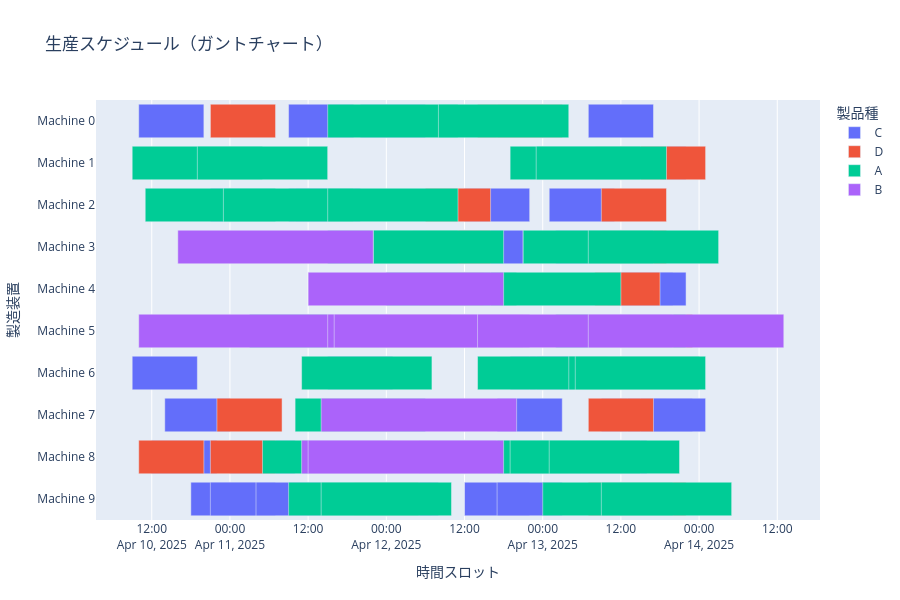

Notebook cell for this chart:
### Code cell
df = get_result_df(decoded.sample, machines, T, products, process_times)
gannt_chart(df)

### Figure 1 — Plotly figure (JSON) as saved in the notebook; plotly's stock layout.template omitted (floating-point values rounded to 4 significant figures)
{"data": [{"alignmentgroup": "True", "base": ["2025-04-10T10:00:00", "2025-04-11T09:00:00", "2025-04-11T20:00:00", "2025-04-13T07:00:00", "2025-04-13T12:00:00", "2025-04-10T21:00:00", "2025-04-11T09:00:00", "2025-04-11T10:00:00", "2025-04-12T12:00:00", "2025-04-13T01:00:00", "2025-04-12T04:00:00", "2025-04-12T11:00:00", "2025-04-13T02:00:00", "2025-04-13T10:00:00", "2025-04-13T12:00:00", "2025-04-11T20:00:00", "2025-04-10T09:00:00", "2025-04-11T15:00:00", "2025-04-12T19:00:00", "2025-04-12T22:00:00", "2025-04-12T23:00:00", "2025-04-10T14:00:00", "2025-04-12T17:00:00", "2025-04-13T09:00:00", "2025-04-13T13:00:00", "2025-04-13T15:00:00", "2025-04-10T12:00:00", "2025-04-11T00:00:00", "2025-04-12T05:00:00", "2025-04-12T13:00:00", "2025-04-12T23:00:00", "2025-04-13T05:00:00", "2025-04-13T06:00:00", "2025-04-10T18:00:00", "2025-04-10T21:00:00", "2025-04-11T04:00:00", "2025-04-11T21:00:00", "2025-04-11T22:00:00", "2025-04-12T12:00:00", "2025-04-12T17:00:00"], "hovertemplate": "製品種=C<br>Start=%{base}<br>Finish=%{x}<br>Machine=%{y}<extra></extra>", "legendgroup": "C", "marker": {"color": "#636efa", "pattern": {"shape": ""}}, "name": "C", "offsetgroup": "C", "orientation": "h", "showlegend": true, "textposition": "auto", "type": "bar", "x": [36000000, 36000000, 36000000, 36000000, 36000000, 36000000, 36000000, 36000000, 36000000, 36000000, 36000000, 36000000, 36000000, 36000000, 36000000, 36000000, 36000000, 36000000, 36000000, 36000000, 36000000, 36000000, 36000000, 36000000, 36000000, 36000000, 36000000, 36000000, 36000000, 36000000, 36000000, 36000000, 36000000, 36000000, 36000000, 36000000, 36000000, 36000000, 36000000, 36000000], "xaxis": "x", "y": ["Machine 0", "Machine 0", "Machine 0", "Machine 0", "Machine 1", "Machine 2", "Machine 2", "Machine 2", "Machine 2", "Machine 2", "Machine 3", "Machine 3", "Machine 3", "Machine 4", "Machine 4", "Machine 5", "Machine 6", "Machine 6", "Machine 6", "Machine 6", "Machine 6", "Machine 7", "Machine 7", "Machine 7", "Machine 7", "Machine 7", "Machine 8", "Machine 8", "Machine 8", "Machine 8", "Machine 8", "Machine 8", "Machine 8", "Machine 9", "Machine 9", "Machine 9", "Machine 9", "Machine 9", "Machine 9", "Machine 9"], "yaxis": "y"}, {"alignmentgroup": "True", "base": ["2025-04-10T21:00:00", "2025-04-12T14:00:00", "2025-04-12T17:00:00", "2025-04-13T08:00:00", "2025-04-13T15:00:00", "2025-04-12T06:00:00", "2025-04-13T09:00:00", "2025-04-12T06:00:00", "2025-04-13T09:00:00", "2025-04-12T05:00:00", "2025-04-13T08:00:00", "2025-04-12T00:00:00", "2025-04-13T13:00:00", "2025-04-10T22:00:00", "2025-04-13T07:00:00", "2025-04-10T10:00:00", "2025-04-10T21:00:00", "2025-04-11T19:00:00", "2025-04-13T07:00:00", "2025-04-13T12:00:00"], "hovertemplate": "製品種=D<br>Start=%{base}<br>Finish=%{x}<br>Machine=%{y}<extra></extra>", "legendgroup": "D", "marker": {"color": "#EF553B", "pattern": {"shape": ""}}, "name": "D", "offsetgroup": "D", "orientation": "h", "showlegend": true, "textposition": "auto", "type": "bar", "x": [36000000, 36000000, 36000000, 36000000, 36000000, 36000000, 36000000, 36000000, 36000000, 36000000, 36000000, 36000000, 36000000, 36000000, 36000000, 36000000, 36000000, 36000000, 36000000, 36000000], "xaxis": "x", "y": ["Machine 0", "Machine 0", "Machine 0", "Machine 1", "Machine 1", "Machine 2", "Machine 2", "Machine 3", "Machine 3", "Machine 4", "Machine 4", "Machine 5", "Machine 5", "Machine 7", "Machine 7", "Machine 8", "Machine 8", "Machine 9", "Machine 9", "Machine 9"], "yaxis": "y"}, {"alignmentgroup": "True", "base": ["2025-04-11T15:00:00", "2025-04-12T08:00:00", "2025-04-10T09:00:00", "2025-04-10T19:00:00", "2025-04-12T19:00:00", "2025-04-12T23:00:00", "2025-04-10T11:00:00", "2025-04-10T23:00:00", "2025-04-11T15:00:00", "2025-04-11T15:00:00", "2025-04-11T22:00:00", "2025-04-12T21:00:00", "2025-04-13T07:00:00", "2025-04-12T00:00:00", "2025-04-12T16:00:00", "2025-04-11T03:00:00", "2025-04-13T02:00:00", "2025-04-11T11:00:00", "2025-04-12T14:00:00", "2025-04-13T04:00:00", "2025-04-13T05:00:00", "2025-04-11T10:00:00", "2025-04-11T05:00:00", "2025-04-12T08:00:00", "2025-04-12T19:00:00", "2025-04-13T01:00:00", "2025-04-11T09:00:00", "2025-04-11T14:00:00", "2025-04-13T00:00:00", "2025-04-13T09:00:00"], "hovertemplate": "製品種=A<br>Start=%{base}<br>Finish=%{x}<br>Machine=%{y}<extra></extra>", "legendgroup": "A", "marker": {"color": "#00cc96", "pattern": {"shape": ""}}, "name": "A", "offsetgroup": "A", "orientation": "h", "showlegend": true, "textposition": "auto", "type": "bar", "x": [72000000, 72000000, 72000000, 72000000, 72000000, 72000000, 72000000, 72000000, 72000000, 72000000, 72000000, 72000000, 72000000, 72000000, 72000000, 72000000, 72000000, 72000000, 72000000, 72000000, 72000000, 72000000, 72000000, 72000000, 72000000, 72000000, 72000000, 72000000, 72000000, 72000000], "xaxis": "x", "y": ["Machine 0", "Machine 0", "Machine 1", "Machine 1", "Machine 1", "Machine 1", "Machine 2", "Machine 2", "Machine 2", "Machine 3", "Machine 3", "Machine 3", "Machine 3", "Machine 4", "Machine 4", "Machine 5", "Machine 5", "Machine 6", "Machine 6", "Machine 6", "Machine 6", "Machine 7", "Machine 8", "Machine 8", "Machine 8", "Machine 8", "Machine 9", "Machine 9", "Machine 9", "Machine 9"], "yaxis": "y"}, {"alignmentgroup": "True", "base": ["2025-04-10T16:00:00", "2025-04-11T12:00:00", "2025-04-10T10:00:00", "2025-04-11T15:00:00", "2025-04-11T16:00:00", "2025-04-12T14:00:00", "2025-04-13T07:00:00", "2025-04-11T14:00:00", "2025-04-11T11:00:00", "2025-04-11T12:00:00"], "hovertemplate": "製品種=B<br>Start=%{base}<br>Finish=%{x}<br>Machine=%{y}<extra></extra>", "legendgroup": "B", "marker": {"color": "#ab63fa", "pattern": {"shape": ""}}, "name": "B", "offsetgroup": "B", "orientation": "h", "showlegend": true, "textposition": "auto", "type": "bar", "x": [108000000, 108000000, 108000000, 108000000, 108000000, 108000000, 108000000, 108000000, 108000000, 108000000], "xaxis": "x", "y": ["Machine 3", "Machine 4", "Machine 5", "Machine 5", "Machine 5", "Machine 5", "Machine 5", "Machine 7", "Machine 8", "Machine 8"], "yaxis": "y"}], "layout": {"barmode": "overlay", "height": 600, "legend": {"title": {"text": "製品種"}, "tracegroupgap": 0}, "title": {"text": "生産スケジュール（ガントチャート）"}, "xaxis": {"anchor": "y", "domain": [0, 1], "title": {"text": "時間スロット"}, "type": "date"}, "yaxis": {"anchor": "x", "autorange": "reversed", "domain": [0, 1], "title": {"text": "製造装置"}}}}
